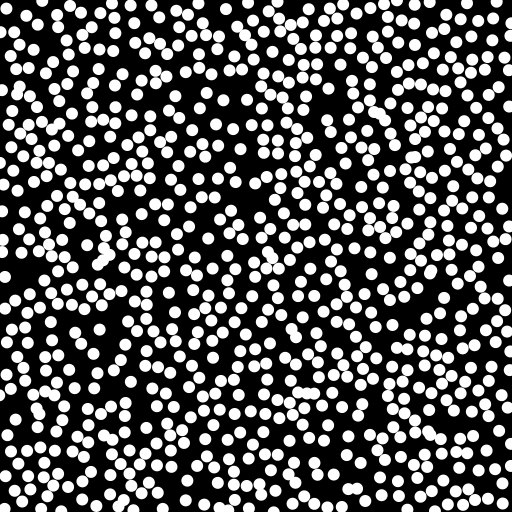
Frame 1 (no input)
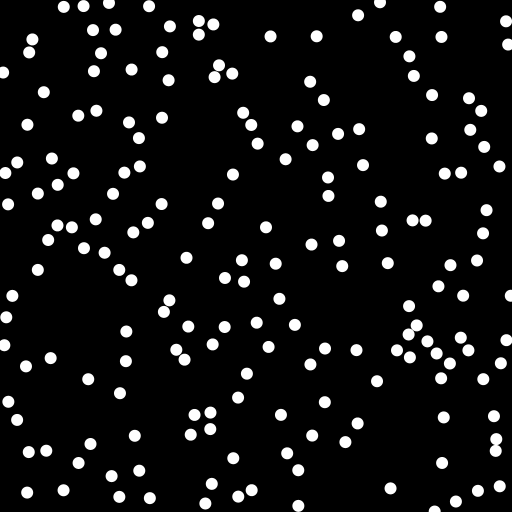
Frame 60 (the mouse pressed at the canvas centre just before this capture)
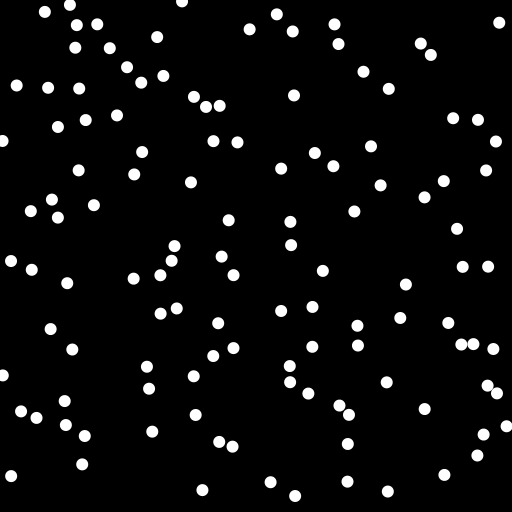
Frame 120 (the mouse held since frame 60 and released just before this capture)

The Processing sketch that drew these frames (run headless with seeded random() and noise(); from frame 60 on, the mouse is pressed at the canvas centre):

// Processing sketch: sketch_200320n
// ── sketch_200320n.pde
int numZombies = 5000;
Zombie[] zombies = new Zombie[numZombies];
void setup(){
  size(512, 512);
  noStroke();
  for(int i = 0; i < numZombies; i++){
    zombies[i] = new Zombie(i, random(width), random(height), random(360), zombies);
  }
}
void draw(){
  background(0);
for(int i = 0; i < numZombies; i++){
    zombies[i].move();
    zombies[i].display();
  }
}
class Zombie{
  int id; // the index of this zombie
float x, y; // current location
  float angle; // angle of zombies movement
  float lurching = 10; // Amount angle can change
  float strength = 2;
boolean dead = false; // true means zombie is dead
float diameter = 12; // How big the zombie is
  float velocity = 1.0; // How fast zombie moves
Zombie[] others; // Stores the other zombies
Zombie(int inid, float xin, float yin, float inangle, Zombie[] oin){
    id = inid;
    x = xin;
    y = yin;
    angle = inangle;
    others = oin;
  }
void move(){
    if(dead) return;
float vx = velocity * sin(radians(180-angle));
    float vy = velocity * cos(radians(180-angle));
x = x + vx;
    y = y + vy;
if(x + vx < 0 || x + vx > width || y + vy < 0 || y + vy > height){
      // Collided with wall
      angle = angle + 180;
    }
float adecide = random(3);
if(adecide < 1){
      // Move left
      angle=angle - lurching;
    }
    else if(adecide > 1 && adecide < 2){
      // Don't move x
    }
    else if(adecide > 2){
      // Move right
      angle = angle + lurching;
    }
checkFights();
  }
void checkFights(){
    for (int i=0; i < numZombies; i++) {
      if (i == id || dead || others[i].dead){
        continue;
      }
float dx = others[i].x - x;
      float dy = others[i].y - y;
      float distance = sqrt(dx*dx + dy*dy);
if (distance < diameter){
        fight(i);
      }
    }
  }
void fight(int oid){
    Zombie o = others[oid];
//println("Zombie " + id + "(s: "+ strength +") fighting " + oid + "(s: "+ o.strength +")");
if(strength < o.strength){
      kill();
      o.strength++;
    } 
    else if (strength == o.strength){
      if(random(1) > 0.5){
        kill();
        o.strength++;
      }
      else{
        o.kill();
        strength++;
      }
    }
  }
void kill(){
    dead = true;
  }
void display(){
    if(dead) return;
    ellipse(x, y, diameter, diameter);
  }
}
